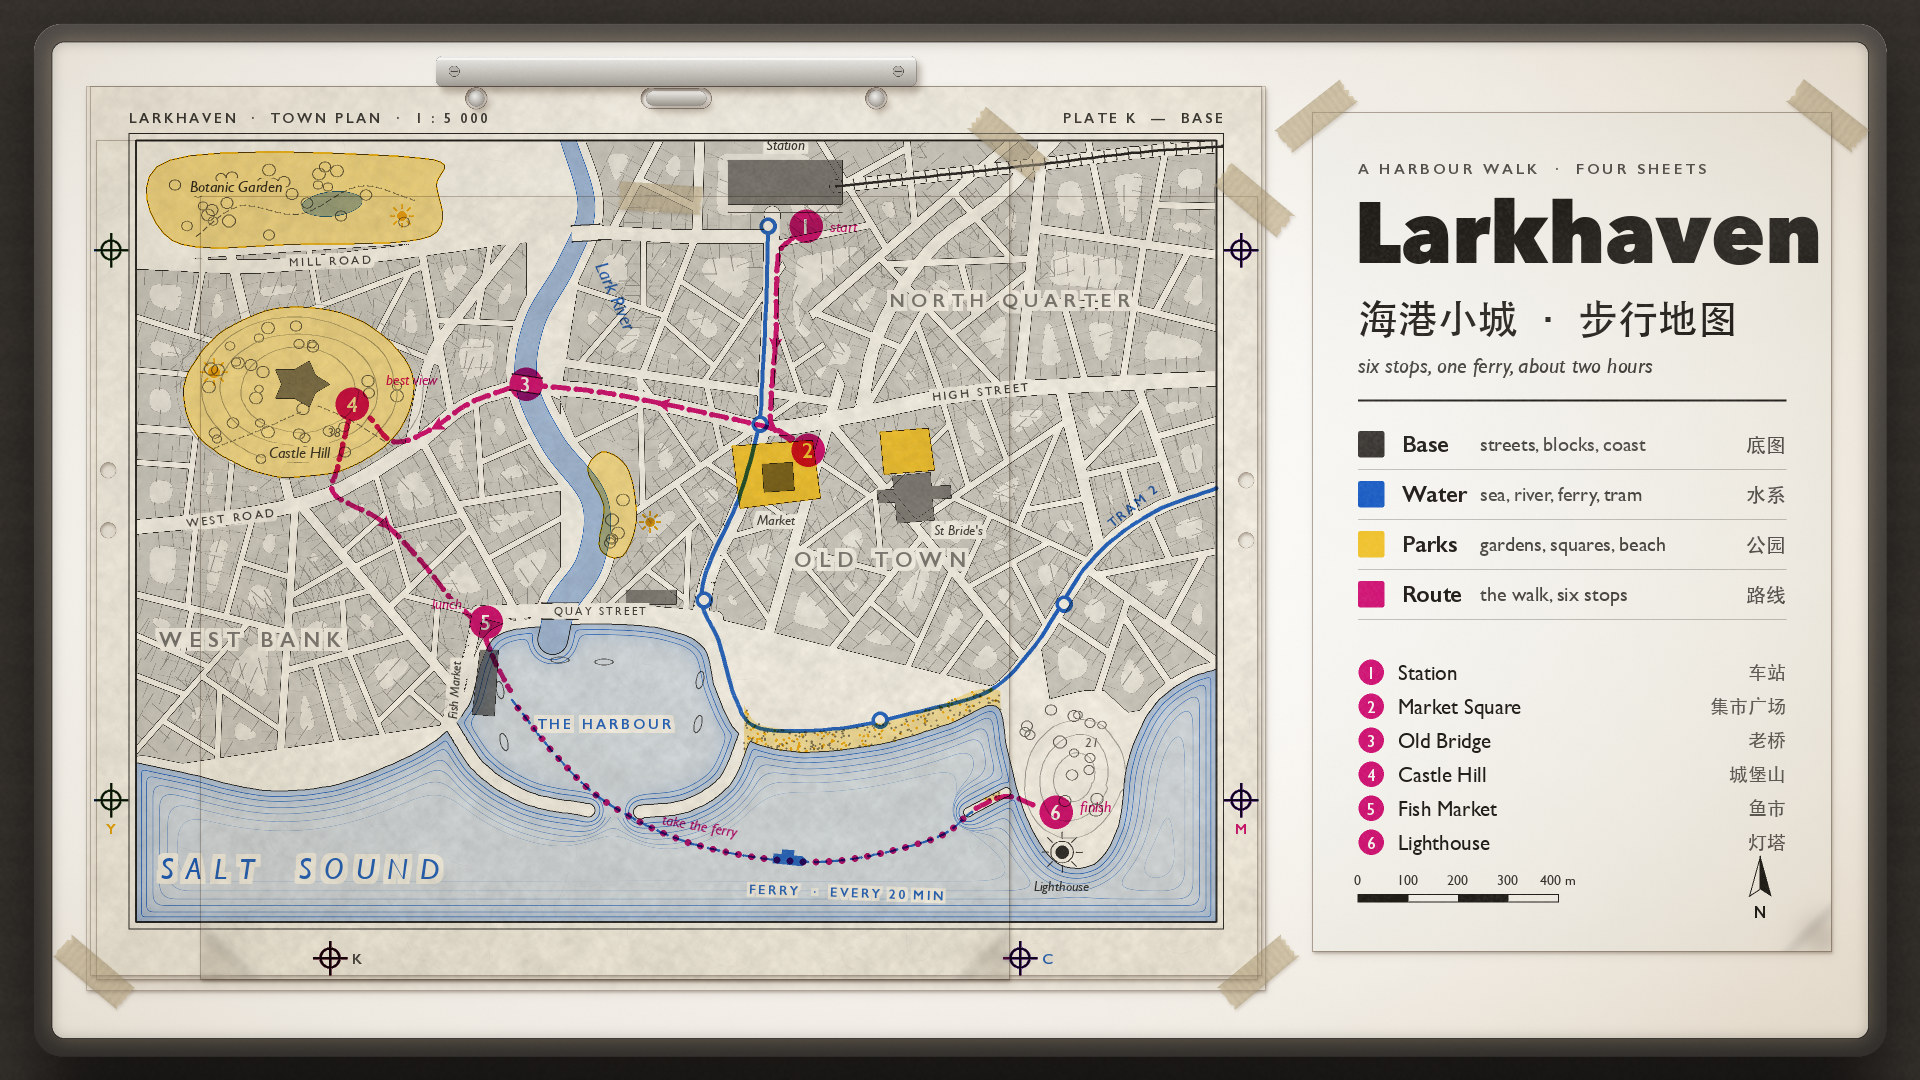

Write Python code to recreate this figure.
"""Example (overlay sheets): Larkhaven on Foot / 海港步行图 — a coastal town plan built as separations on a light
box. The base sheet hangs on a peg bar: the town in black linework with grey flat tones (blocks cut out by
recursive street splits, buildings round each block with party walls, landmarks in a darker tone, the coast,
breakwaters, a railway, contours on Castle Hill and the headland). Three translucent sheets, one ink each, come
down on their registration crosses: blue (the sea water-lined round the coast, the river, the harbour, the ferry
across the bay and tram line 2), yellow (the parks, the market squares, the beach) and magenta (a walking route
with six numbered stops that takes the ferry to the lighthouse). The inks multiply where they cross: the pond in
the botanic garden turns green, the route goes red across the parks and violet across the water. A legend card on
clear film sits beside the map. No image model.
python3 overlay_city_map.py [out.jpg] [--stages DIR]
"""
import os, sys, time
sys.path.insert(0, os.path.join(os.path.dirname(os.path.abspath(__file__)), '..', 'lib'))
import numpy as np
from overlay import Overlay
from core import spline, blur, blob_pts

out = sys.argv[1] if len(sys.argv) > 1 and not sys.argv[1].startswith('--') else 'overlay_city_map.jpg'
stages = sys.argv[sys.argv.index('--stages') + 1] if '--stages' in sys.argv else None
T0 = time.time()
tick = lambda name: print(f'{name:16s} {time.time() - T0:5.1f}s') if os.environ.get('OVERLAY_TIMING') else None

W, H = 1920, 1080
o = Overlay(W, H, seed=11, keep_stages=bool(stages))
rng = np.random.default_rng(5)
o.desk()
o.lightbox(34, 24, 1886, 1056)

# ===================================================================== layout
SX0, SY0, SW, SH = 86, 86, 1180, 905                  # base sheet (laid down)
FX0, FY0, FX1, FY1 = 136, 140, 1216, 922              # map frame
PEG_Y = 98
PEGS = [('round', 476, PEG_Y, 8), ('slot', 676, PEG_Y, 60, 14), ('round', 876, PEG_Y, 8)]
CROSS = dict(L1=(111, 250), L2=(111, 800), R1=(1241, 250), R2=(1241, 800), B1=(330, 958), B2=(1020, 958))
o.peg_bar(436, 916, 56, 86, PEGS)
frame = o.rrect(FX0, FY0, FX1, FY1)


def S(pts, per=10):
    return spline(np.asarray(pts, np.float32), per)


def tube(pts, w0, w1, per=12):
    """a mask of varying width along a spline (the river)"""
    P = S(pts, per)
    seg = np.linalg.norm(np.diff(P, axis=0), axis=1); s = np.concatenate([[0], np.cumsum(seg)])
    t = np.arange(0, s[-1], 1.5)
    x, y = np.interp(t, s, P[:, 0]), np.interp(t, s, P[:, 1])
    r = (w0 + (w1 - w0) * t / s[-1]) / 2
    m = np.zeros((H, W), np.float32)
    for xi, yi, ri in zip(x, y, r):
        x0, x1, y0, y1 = int(xi - ri - 2), int(xi + ri + 3), int(yi - ri - 2), int(yi + ri + 3)
        Y, X = np.mgrid[y0:y1, x0:x1]
        np.maximum(m[y0:y1, x0:x1], np.clip(ri - np.hypot(X - xi, Y - yi) + 0.5, 0, 1), out=m[y0:y1, x0:x1])
    return m, P


# ===================================================================== geography
COAST = [(FX0 - 4, 762), (190, 774), (262, 790), (330, 786), (392, 764), (436, 740), (468, 706), (482, 660), (500, 634),
         (548, 626), (612, 624), (668, 630), (704, 648), (716, 690), (742, 736), (800, 752), (880, 744), (948, 724),
         (996, 706), (1008, 752), (1026, 816), (1056, 862), (1094, 864), (1118, 826), (1128, 760), (1152, 708),
         (1186, 680), (FX1 + 4, 668)]
coast = S(COAST, 8)
land = o.poly(np.vstack([[(FX0 - 4, FY0 - 4), (FX1 + 4, FY0 - 4)], coast[::-1]]))
breakw = np.maximum(o.band(S([(450, 724), (480, 768), (528, 798), (588, 810)]), 13),
                    o.band(S([(744, 738), (724, 782), (686, 806), (640, 812)]), 13))
jetty = o.band([(1006, 792), (968, 812)], 9)
land = np.maximum(land, np.maximum(breakw, jetty)) * frame
river, RIV = tube([(566, FY0 - 6), (586, 206), (566, 264), (534, 322), (526, 382), (552, 442), (594, 500), (590, 560),
                   (562, 604), (552, 640)], 15, 30)
river *= frame
land = np.clip(land - river, 0, 1)
sea = np.clip(frame - land - river, 0, 1)
water = np.clip(sea + river, 0, 1)
tick('geography')

# ---- main roads (white bands carved out of the blocks), parks and squares
ROADS = dict(
    station_rd=([(772, 214), (770, 300), (766, 380), (762, 428), (742, 500), (712, 566), (700, 612)], 16),
    high_st=([(526, 384), (612, 394), (700, 412), (770, 428), (858, 414), (960, 394), (1060, 386), (FX1 + 6, 378)], 16),
    west_rd=([(526, 384), (468, 404), (410, 448), (330, 494), (240, 516), (FX0 - 6, 528)], 15),
    mill_rd=([(FX0 - 6, 262), (260, 266), (400, 252), (520, 236), (586, 232), (680, 236), (770, 236)], 14),
    quay_rd=([(478, 612), (560, 610), (640, 612), (716, 618)], 14),
    west_quay=([(478, 612), (470, 650), (458, 690), (446, 724)], 11),
    east_quay=([(716, 618), (722, 668), (738, 714), (750, 734)], 11),
    promenade=([(748, 728), (820, 730), (900, 716), (960, 700), (1000, 688), (1040, 640), (1092, 560), (1150, 512), (FX1 + 6, 486)], 14),
    north_rd=([(860, 414), (880, 330), (930, 250), (1000, 196), (1060, FY0 - 6)], 13),
    east_rd=([(1060, 386), (1080, 470), (1100, 552)], 12),
    castle_rd=([(410, 448), (430, 360), (470, 300), (520, 236)], 11),
    lane_lh=([(1004, 694), (1022, 760), (1046, 820), (1060, 848)], 8),
)
road = np.zeros((H, W), np.float32)
for pts, w in ROADS.values():
    road = np.maximum(road, o.band(S(pts), w))
RAIL = S([(836, 186), (930, 176), (1040, 164), (1140, 152), (FX1 + 6, 146)])
rail = o.band(RAIL, 13)
CASTLE_HILL = blob_pts(300, 392, 116, 84, rough=0.07, seed=3)
park_castle = o.poly(CASTLE_HILL, smooth=True)
park_botanic = o.poly([(170, 160), (420, 158), (436, 186), (430, 236), (300, 244), (172, 240)], smooth=True)
park_river = o.poly([(604, 452), (628, 470), (636, 520), (622, 556), (600, 548), (604, 506), (588, 470)], smooth=True)
park_head = o.poly([(1006, 712), (1046, 700), (1104, 694), (1124, 760), (1100, 840), (1062, 850), (1030, 800)], smooth=True) * land
sq_market = o.poly([(732, 446), (812, 440), (820, 498), (740, 508)])
sq_church = o.poly([(880, 432), (928, 428), (934, 470), (884, 474)])
beach = np.clip(o.offset(sea, 20) - sea, 0, 1) * land * (o.poly([(744, 700), (1000, 680), (1000, 800), (744, 800)]))
open_space = np.clip(park_castle + park_botanic + park_river + park_head + sq_market + sq_church + beach, 0, 1)
tick('roads/parks')

# ---- blocks: recursive street splits inside each district
def subdivide(m, oy, ox, gaps, max_area, jitter, depth, blocks, splits):
    area = float(m.sum())
    if area < 160: return
    ys, xs = np.nonzero(m > 0.5)
    if len(xs) < 20: return
    cx, cy = xs.mean(), ys.mean()
    ev, V = np.linalg.eigh(np.cov(np.stack([xs, ys])))
    if 3.46 * np.sqrt(max(ev[0], 0)) < 12: return                # a sliver between a street and a park: leave it open
    if area < max_area * rng.uniform(0.6, 1.4) or depth > 10:
        blocks.append((m, oy, ox)); return
    ax = V[:, 1]
    a = np.arctan2(ax[1], ax[0]) + rng.normal(0, jitter)
    ax = np.array([np.cos(a), np.sin(a)])
    proj = (xs - cx) * ax[0] + (ys - cy) * ax[1]
    t = np.quantile(proj, rng.uniform(0.38, 0.62))
    px, py = cx + ax[0] * t, cy + ax[1] * t
    Y, X = np.mgrid[0:m.shape[0], 0:m.shape[1]].astype(np.float32)
    sd = (X - px) * ax[0] + (Y - py) * ax[1]
    g = gaps[min(depth, len(gaps) - 1)]
    splits.append((ox + px, oy + py, -ax[1], ax[0], g, m.shape, oy, ox))
    for part in (m * np.clip(sd - g / 2 + 0.5, 0, 1), m * np.clip(-sd - g / 2 + 0.5, 0, 1)):
        yy, xx = np.nonzero(part > 0.02)
        if not len(xx): continue
        y0, y1, x0, x1 = yy.min(), yy.max() + 1, xx.min(), xx.max() + 1
        subdivide(part[y0:y1, x0:x1], oy + y0, ox + x0, gaps, max_area, jitter, depth + 1, blocks, splits)


buildable = land * (1 - np.clip(road + rail + open_space + o.offset(river, 7) - river, 0, 1))
buildable = np.clip(buildable - np.clip(o.offset(water, 9) - water, 0, 1), 0, 1)          # a quay / embankment strip along the water
DISTRICTS = [   # polygon, street gaps by depth, max block area, angle jitter
    ([(586, 236), (770, 236), (860, 414), (1060, 386), (1100, 552), (1000, 688), (716, 618), (560, 610), (600, 500), (560, 400)], (11, 9, 7, 6), 3600, 0.20),
    ([(FX0, 262), (526, 236), (526, 384), (468, 404), (330, 494), (FX0, 528)], (10, 8, 6), 4200, 0.12),
    ([(FX0, 528), (330, 494), (468, 404), (526, 384), (560, 400), (560, 610), (446, 724), (FX0, 770)], (10, 8, 7, 6), 3600, 0.18),
    ([(586, 236), (770, 236), (770, FY0), (586, FY0)], (10, 8), 5200, 0.1),
    ([(770, 236), (860, 414), (1060, 386), (FX1, 378), (FX1, FY0), (770, FY0)], (11, 9, 7), 5600, 0.10),
    ([(1100, 552), (1060, 386), (FX1, 378), (FX1, 486), (1150, 512)], (9, 7), 4200, 0.12),
    ([(1040, 640), (1092, 560), (1150, 512), (FX1, 486), (FX1, 668), (1152, 708), (1128, 712), (1104, 690), (1050, 700)], (9, 7), 3000, 0.15),
]
blocks, splits = [], []
for poly, gaps, amax, jit in DISTRICTS:
    dm = buildable * o.poly(poly)
    yy, xx = np.nonzero(dm > 0.02)
    if not len(xx): continue
    y0, y1, x0, x1 = yy.min(), yy.max() + 1, xx.min(), xx.max() + 1
    subdivide(dm[y0:y1, x0:x1], y0, x0, gaps, amax, jit, 0, blocks, splits)
B = np.zeros((H, W), np.float32)
for m, oy, ox in blocks:
    np.maximum(B[oy:oy + m.shape[0], ox:ox + m.shape[1]], m, out=B[oy:oy + m.shape[0], ox:ox + m.shape[1]])
inner = o.offset(B, -13)
band_b = np.clip(B - inner, 0, 1)
tick('blocks')

# party walls: short ticks across the building band, square to every street edge
ticks = []
for (x, y, dx, dy, g, shp, oy, ox) in splits:
    nx, ny = dy, -dx
    L = np.hypot(*shp) / 2 + 4
    s = -L
    while s < L:
        s += rng.uniform(10, 22)
        bx, by = x + dx * s, y + dy * s
        for sg in (1, -1):
            a = (bx + nx * sg * (g / 2 - 1), by + ny * sg * (g / 2 - 1))
            b = (bx + nx * sg * (g / 2 + 15), by + ny * sg * (g / 2 + 15))
            ticks.append([a, b])
for pts, w in list(ROADS.values()):
    P = S(pts)
    seg = np.linalg.norm(np.diff(P, axis=0), axis=1); cs = np.concatenate([[0], np.cumsum(seg)])
    s = 0.0
    while s < cs[-1]:
        s += rng.uniform(10, 22)
        i = min(np.searchsorted(cs, s), len(P) - 1)
        d = P[i] - P[max(i - 1, 0)]; d = d / (np.linalg.norm(d) + 1e-6); n = np.array([-d[1], d[0]])
        bx, by = np.interp(s, cs, P[:, 0]), np.interp(s, cs, P[:, 1])
        for sg in (1, -1):
            ticks.append([(bx + n[0] * sg * (w / 2 - 1), by + n[1] * sg * (w / 2 - 1)), (bx + n[0] * sg * (w / 2 + 15), by + n[1] * sg * (w / 2 + 15))])
tick('party walls')

# landmarks (darker tone)
LANDMARKS = dict(
    station=[(728, 160), (842, 160), (842, 204), (728, 204)],
    market_hall=[(762, 464), (792, 462), (794, 490), (764, 492)],
    church=[(892, 476), (930, 472), (931, 486), (950, 485), (951, 498), (932, 499), (934, 520), (897, 523), (895, 502), (878, 503), (877, 490), (894, 489)],
    fish_market=[(480, 650), (498, 650), (494, 716), (472, 714)],
    customs=[(626, 590), (676, 590), (676, 604), (626, 604)],
)
castle = blob_pts(300, 384, 30, 24, rough=0.02, n=10, seed=1)
castle = np.array([(300 + (x - 300) * (1.0 if i % 2 == 0 else 0.62), 384 + (y - 384) * (1.0 if i % 2 == 0 else 0.62)) for i, (x, y) in enumerate(castle)])
LANDMARKS['castle'] = castle.tolist()

# ===================================================================== the base sheet (K): black linework, grey tones
base = o.sheet(SX0, SY0, SW, SH, 'base', ink='black')
base.punch(476, PEG_Y, 10.5); base.punch_slot(676, PEG_Y, 70, 20); base.punch(876, PEG_Y, 10.5)
base.fill(band_b, 0.20)
base.fill(inner * B, 0.06)
base.lines(ticks, 0.8, 0.5)
base.knock(np.clip(1 - band_b * 1.2, 0, 1) * (1 - B))       # ticks only inside the building band
base.fill(o.edge(B, 1.1), 1.0)
base.fill(o.edge(inner * B, 0.7) * B, 0.45)
for k, pts in LANDMARKS.items():
    m = o.poly(pts)
    base.fill(m, 0.62); base.fill(o.edge(m, 1.2), 1.0)
# coast, quays, breakwaters, river banks stay white: their lines are on the blue sheet; the land edge is printed here
base.fill(o.edge(np.clip(land + river, 0, 1), 1.8), 1.0)
for pm in (park_castle, park_botanic, park_river, sq_market, sq_church):
    base.fill(o.edge(pm, 1.0), 0.8)
# parks: tree symbols and paths
for pm, n, seed in ((park_castle, 34, 1), (park_botanic, 26, 2), (park_head, 16, 3), (park_river, 6, 4)):
    ys, xs = np.nonzero(o.offset(pm, -9) > 0.9)
    if not len(xs): continue
    r2 = np.random.default_rng(seed)
    pick = r2.choice(len(xs), size=min(n, len(xs)), replace=False)
    for i in pick:
        rr = r2.uniform(4, 6.5)
        base.line(o.circle_pts(xs[i], ys[i], rr), 1.0, 0.75, closed=True)
base.line(S([(196, 236), (240, 206), (300, 214), (360, 186), (414, 200)]), 1.2, 0.8, dash=(5, 4))
base.line(S([(214, 448), (260, 430), (300, 412)]), 1.2, 0.8, dash=(5, 4))
base.line(S([(392, 446), (350, 420), (318, 406)]), 1.2, 0.8, dash=(5, 4))
# contours: Castle Hill and the headland
for k, f in enumerate([1.05, 0.86, 0.68, 0.5]):
    base.line(blob_pts(298, 390, 116 * f, 84 * f, rough=0.06, seed=10 + k), 0.9, 0.42, closed=True, smooth=False)
for k, f in enumerate([0.9, 0.62, 0.36]):
    base.line(blob_pts(1074, 778, 54 * f, 70 * f, rough=0.08, seed=20 + k, rot=0.3), 0.9, 0.42, closed=True)
base.text('38', 334, 432, 13, 'map_italic', 0.8)
base.text('21', 1092, 742, 13, 'map_italic', 0.8)
# railway: line with cross ticks; platforms
base.line(RAIL, 3.0, 1.0)
P = RAIL; seg = np.linalg.norm(np.diff(P, axis=0), axis=1); cs = np.concatenate([[0], np.cumsum(seg)])
rt = []
for s in np.arange(6, cs[-1], 12):
    x, y = np.interp(s, cs, P[:, 0]), np.interp(s, cs, P[:, 1])
    i = min(np.searchsorted(cs, s), len(P) - 1); d = P[i] - P[i - 1]; d /= np.linalg.norm(d); n = (-d[1], d[0])
    rt.append([(x - n[0] * 5, y - n[1] * 5), (x + n[0] * 5, y + n[1] * 5)])
base.lines(rt, 1.2, 1.0)
base.lines([[(842, 172), (840, 172)], [(728, 212), (842, 212)]], 1.0, 0.8)
# bridges over the river: parapets
for (bx, by, ang, ln) in [(526, 384, 8, 30), (586, 233, -4, 28), (560, 611, 0, 36)]:
    a = np.deg2rad(ang); d = np.array([np.cos(a), np.sin(a)]); n = np.array([-d[1], d[0]])
    for sg in (1, -1):
        c = np.array([bx, by]) + n * sg * 8
        base.line([c - d * ln / 2, c + d * ln / 2], 1.6, 1.0)
# moored boats in the harbour
for (bx, by, a) in [(500, 690, 80), (504, 742, 76), (700, 680, 100), (698, 724, 104), (560, 660, 0), (604, 662, 0)]:
    base.line(o.circle_pts(0, 0, 9, 3.4) @ np.array([[np.cos(np.deg2rad(a)), np.sin(np.deg2rad(a))], [-np.sin(np.deg2rad(a)), np.cos(np.deg2rad(a))]]) + (bx, by), 1.0, 0.85, closed=True)
# lighthouse
base.circle(1062, 852, 6.5); base.line(o.circle_pts(1062, 852, 11), 1.1, 1.0, closed=True)
for a in range(0, 360, 45):
    t = np.deg2rad(a); base.line([(1062 + np.cos(t) * 14, 852 + np.sin(t) * 14), (1062 + np.cos(t) * 20, 852 + np.sin(t) * 20)], 1.0, 0.9)
# beach stipple
base.stipple(beach, 170, 0.8, 0.6, seed=4)
tick('base drawing')

# labels
LAB = dict(halo=3.5)
base.text('OLD TOWN', 880, 560, 21, 'map_bold', 0.62, spacing=7, **LAB)
base.text('WEST BANK', 250, 640, 21, 'map_bold', 0.62, spacing=7, **LAB)
base.text('NORTH QUARTER', 1010, 300, 19, 'map_bold', 0.62, spacing=6, **LAB)
base.text('Castle Hill', 300, 452, 16, 'map_italic', 0.95, **LAB)
base.text('Botanic Garden', 236, 186, 16, 'map_italic', 0.95, **LAB)
base.text('Station', 785, 150, 15, 'map_italic', 0.95, anchor='mb', **LAB)
base.text('Market', 776, 520, 14, 'map_italic', 0.95, **LAB)
base.text("St Bride's", 958, 530, 14, 'map_italic', 0.95, **LAB)
base.text('Fish Market', 454, 690, 13, 'map_italic', 0.95, rot=86, **LAB)
base.text('Lighthouse', 1062, 886, 14, 'map_italic', 0.95, **LAB)
base.text('HIGH STREET', 980, 391, 12, 'map', 0.95, spacing=2.5, rot=6, **LAB)
base.text('MILL ROAD', 330, 260, 12, 'map', 0.95, spacing=2.5, rot=2, **LAB)
base.text('WEST ROAD', 230, 517, 12, 'map', 0.95, spacing=2.5, rot=7, **LAB)
base.text('QUAY STREET', 600, 611, 11, 'map', 0.95, spacing=2.2, **LAB)
# frame, margins, plate marks
base.line([(FX0, FY0), (FX1, FY0), (FX1, FY1), (FX0, FY1)], 2.2, 1.0, closed=True, cap=False)
base.line([(FX0 - 7, FY0 - 7), (FX1 + 7, FY0 - 7), (FX1 + 7, FY1 + 7), (FX0 - 7, FY1 + 7)], 0.9, 1.0, closed=True, cap=False)
base.text('LARKHAVEN  ·  TOWN PLAN  ·  1 : 5 000', FX0 - 7, 118, 14, 'map_bold', 0.9, anchor='lm', spacing=2.6)
base.text('PLATE K  —  BASE', FX1 + 7, 118, 14, 'map_bold', 0.9, anchor='rm', spacing=2.6)
base.text('K', 352, 958, 15, 'map_bold', 0.9, anchor='lm')
for c in CROSS.values():
    base.cross(*c, size=17, r=9.5)
tick('base done')

# ===================================================================== blue sheet (C): water, ferry, tram -- on the pegs
blue = o.sheet(90, SY0, 1172, 890, 'tracing', ink='blue')
blue.punch(476, PEG_Y, 10.5); blue.punch_slot(676, PEG_Y, 70, 20); blue.punch(876, PEG_Y, 10.5)
near = np.clip(blur(1 - sea, 13) * 1.6, 0, 1) * sea
blue.fill(sea * (0.16 + 0.22 * near))
harbour = o.poly([(466, 616), (724, 616), (750, 742), (644, 818), (584, 816), (446, 728)])
for k, d in enumerate([5, 10, 16, 23, 31, 41]):
    keep = sea * frame * (1 - harbour * (k >= 2))
    blue.fill(o.contour(np.clip(1 - sea, 0, 1), d, 1.05 - 0.06 * k) * keep, 0.95 - 0.1 * k)
blue.fill(river, 0.40)
blue.fill(o.edge(river, 1.3) * frame * (1 - sea), 1.0)
for (bx, by, ang, ln) in [(526, 384, 8, 30), (586, 233, -4, 28), (560, 611, 0, 36)]:      # bridge decks cover the water
    a = np.deg2rad(ang); d = np.array([np.cos(a), np.sin(a)]); n = np.array([-d[1], d[0]])
    c = np.array([bx, by])
    blue.knock(o.poly([c - d * ln / 2 - n * 8, c + d * ln / 2 - n * 8, c + d * ln / 2 + n * 8, c - d * ln / 2 + n * 8]))
pond = o.ellipse(332, 204, 30, 12, rot=-6)
blue.fill(pond, 0.42); blue.fill(o.edge(pond, 1.2), 1.0)
# ferry across the bay, with the boat on its way
FERRY = S([(512, 700), (560, 760), (612, 806), (700, 846), (820, 862), (930, 840), (972, 812)])
blue.line(FERRY, 2.4, 1.0, dash=(11, 7))
fx, fy, fa = 790, 860, np.deg2rad(6)
hull = np.array([(-17, -5), (12, -5), (19, 0), (12, 5), (-17, 5)], np.float32)
R = np.array([[np.cos(fa), np.sin(fa)], [-np.sin(fa), np.cos(fa)]], np.float32)
blue.fill(hull @ R + (fx, fy), 1.0)
blue.fill(np.array([(-8, -3), (4, -3), (4, 3), (-8, 3)], np.float32) @ R + (fx, fy - 7), 1.0)
blue.text('FERRY  ·  EVERY 20 MIN', 846, 892, 13, 'map_bold', 1.0, spacing=2.4, rot=-2, halo=3)
# tram line 2
TRAM = S([(768, 222), (766, 300), (762, 380), (758, 428), (738, 500), (708, 566), (702, 604), (718, 640), (736, 700), (760, 728),
          (840, 728), (920, 711), (990, 690), (1036, 644), (1090, 562), (1150, 514), (FX1, 488)])
blue.line(TRAM, 4.2, 1.0)
for (sx, sy) in [(768, 226), (760, 424), (704, 600), (880, 720), (1064, 604)]:      # stops: station, market, harbour, beach, headland
    blue.circle(sx, sy, 8.5)
    blue.knock(o.circle(sx, sy, 4.6))
blue.text('TRAM 2', 1132, 506, 13, 'map_bold', 1.0, spacing=2.4, rot=39, halo=3)
# water names
blue.text('S A L T    S O U N D', 300, 868, 30, 'map_italic', 1.0, spacing=2, halo=5)
blue.text('THE HARBOUR', 604, 724, 14, 'map_bold', 1.0, spacing=3.2, halo=4)
blue.text('Lark River', 616, 296, 19, 'map_italic', 1.0, rot=-66, halo=3)
for c in CROSS.values():
    blue.cross(*c, size=17, r=9.5)
blue.text('C', 1042, 958, 15, 'map_bold', 1.0, anchor='lm')
tick('blue')

# ===================================================================== yellow sheet (Y): parks, squares, the beach
yel = o.sheet(96, 140, 914, 840, 'drafting', ink='yellow', curl=('br', 66))
yel.punch(108, 470, 7.5); yel.punch(108, 530, 7.5)
for pm in (park_castle, park_botanic, park_river):
    yel.fill(pm, 0.52)
    yel.fill(o.edge(pm, 2.6), 1.5)
for sq in (sq_market, sq_church):
    yel.fill(sq, 1.0)
    yel.fill(o.edge(sq, 2.0), 1.8)
yel.fill(beach, 0.42)
yel.stipple(beach, 110, 1.0, 1.6, seed=9)
for (sx, sy, r) in [(214, 372, 13), (402, 216, 11), (650, 522, 10)]:                     # the sunniest benches
    yel.circle(sx, sy, r * 0.45, cover=1.8)
    for a in range(0, 360, 45):
        t = np.deg2rad(a)
        yel.line([(sx + np.cos(t) * r * 0.7, sy + np.sin(t) * r * 0.7), (sx + np.cos(t) * r, sy + np.sin(t) * r)], 1.6, 1.8)
for c in ('L1', 'L2', 'B1'):
    yel.cross(*CROSS[c], size=17, r=9.5)
yel.text('Y', 111, 828, 15, 'map_bold', 1.6, anchor='mm')
tick('yellow')

# ===================================================================== magenta sheet (M): the walk, six stops
mag = o.sheet(200, 196, 1058, 784, 'tracing', ink='magenta', curl=('bl', 70))
mag.punch(1246, 480, 7.5); mag.punch(1246, 540, 7.5)
STOPS = [(806, 226), (808, 450), (526, 384), (352, 404), (486, 622), (1056, 812)]
WALK = [
    S([(792, 238), (778, 258), (776, 330), (771, 400), (772, 426), (790, 440)]),
    S([(792, 438), (770, 428), (700, 412), (612, 394), (542, 386)]),
    S([(510, 388), (468, 404), (430, 430), (394, 442), (370, 418)]),
    S([(348, 422), (338, 466), (334, 494), (380, 520), (420, 560), (450, 598), (470, 616)]),
]
for seg in WALK:
    mag.line(seg, 5.0, 1.0, dash=(15, 8))
    P = seg; cs = np.concatenate([[0], np.cumsum(np.linalg.norm(np.diff(P, axis=0), axis=1))])
    sm = cs[-1] * 0.55; i = np.searchsorted(cs, sm)
    mag.arrow((np.interp(sm, cs, P[:, 0]), np.interp(sm, cs, P[:, 1])), P[min(i + 1, len(P) - 1)] - P[max(i - 1, 0)], 15)
ferry_walk = FERRY
cs = np.concatenate([[0], np.cumsum(np.linalg.norm(np.diff(ferry_walk, axis=0), axis=1))])
dots = [(np.interp(s, cs, ferry_walk[:, 0]), np.interp(s, cs, ferry_walk[:, 1])) for s in np.arange(10, cs[-1] - 6, 13)]
mag.dots(dots, 3.2)
mag.line(S([(486, 640), (496, 664), (510, 690)]), 5.0, 1.0, dash=(10, 7))
mag.line(S([(976, 808), (1006, 796), (1036, 806)]), 5.0, 1.0, dash=(15, 8))
for k, (sx, sy) in enumerate(STOPS):
    mag.circle(sx, sy, 16.5)
    mag.text(str(k + 1), sx, sy + 1, 21, 'map_bold', knock=True)
mag.text('start', 830, 226, 16, 'map_italic', 1.0, anchor='lm', halo=3)
mag.text('best view', 386, 380, 15, 'map_italic', 1.0, anchor='lm', halo=3)
mag.text('lunch', 462, 604, 15, 'map_italic', 1.0, anchor='rm', halo=3)
mag.text('take the ferry', 700, 826, 15, 'map_italic', 1.0, anchor='mm', rot=-10, halo=3)
mag.text('finish', 1080, 806, 16, 'map_italic', 1.0, anchor='lm', halo=3)
for c in ('R1', 'R2', 'B2', 'B1'):
    mag.cross(*CROSS[c], size=17, r=9.5)
mag.text('M', 1241, 828, 15, 'map_bold', 1.0, anchor='mm')
tick('magenta')

# ===================================================================== legend card on clear film
LX0, LY0, LX1, LY1 = 1312, 112, 1832, 952
film = o.sheet(LX0, LY0, LX1 - LX0, LY1 - LY0, 'film', ink='black', curl=('br', 60))
x = LX0 + 46
film.text('A HARBOUR WALK  ·  FOUR SHEETS', x, 168, 15, 'map_bold', 0.75, anchor='lm', spacing=3)
film.text('Larkhaven', x - 4, 236, 86, 'title', 1.0, anchor='lm')
film.text('海港小城 · 步行地图', x, 318, 40, 'cjk', 1.0, anchor='lm')
film.text('six stops, one ferry, about two hours', x, 366, 22, 'map_italic', 0.85, anchor='lm')
film.line([(x, 400), (LX1 - 46, 400)], 2.0, 1.0, cap=False)
rows = [('black', 0.9, 'Base', 'streets, blocks, coast', '底图'), ('blue', 1.0, 'Water', 'sea, river, ferry, tram', '水系'),
        ('yellow', 1.0, 'Parks', 'gardens, squares, beach', '公园'), ('magenta', 1.0, 'Route', 'the walk, six stops', '路线')]
for i, (ink, cv, a, b, zh) in enumerate(rows):
    y = 444 + i * 50
    film.fill(o.rrect(x, y - 13, x + 26, y + 13, 2), cv, ink=ink)
    film.text(a, x + 44, y, 23, 'map_bold', 1.0, anchor='lm')
    film.text(b, x + 122, y, 20, 'map', 0.8, anchor='lm')
    film.text(zh, LX1 - 46, y, 20, 'cjk', 0.75, anchor='rm')
    film.line([(x, y + 25), (LX1 - 46, y + 25)], 1.0, 0.25, cap=False)
names = [('Station', '车站'), ('Market Square', '集市广场'), ('Old Bridge', '老桥'), ('Castle Hill', '城堡山'), ('Fish Market', '鱼市'), ('Lighthouse', '灯塔')]
for i, (en, zh) in enumerate(names):
    y = 672 + i * 34
    film.circle(x + 13, y, 12.5, ink='magenta')
    film.text(str(i + 1), x + 13, y + 1, 16, 'map_bold', knock=True, halo_inks=['magenta'])
    film.text(en, x + 40, y, 21, 'map', 1.0, anchor='lm')
    film.text(zh, LX1 - 46, y, 19, 'cjk', 0.7, anchor='rm')
# scale bar and north arrow
sy = 898
for k in range(4):
    m = o.rrect(x + k * 50, sy - 4, x + (k + 1) * 50, sy + 4)
    film.fill(m, 1.0 if k % 2 == 0 else 0.0)
film.line([(x, sy - 4), (x + 200, sy - 4), (x + 200, sy + 4), (x, sy + 4)], 1.0, 1.0, closed=True, cap=False)
for k, lab in enumerate(['0', '100', '200', '300', '400 m']):
    film.text(lab, x + k * 50, sy - 18, 14, 'map', 0.9, anchor='mm')
nx, ny = LX1 - 72, 886
film.fill([(nx, ny - 30), (nx + 11, ny + 10), (nx, ny + 3)], 1.0)
film.line([(nx, ny - 30), (nx - 11, ny + 10), (nx, ny + 3)], 1.2, 1.0, closed=True)
film.text('N', nx, ny + 26, 16, 'map_bold', 1.0)
tick('film')

# ===================================================================== on the light box, stage by stage
o.lamp(0.0); o.stage('lamp_off')
o.lamp(0.5); o.stage('lamp_warm')
o.lamp(1.0); o.stage('lamp_on')
o.place(base); o.stage('base')
o.place(blue, lift=1.0, dx=8, dy=-22, rot=0.7); o.stage('blue_lifted')
o.place(blue); o.stage('blue_down')
o.place(yel, lift=1.0, dx=-34, dy=-26, rot=-1.5); o.stage('yellow_lifted')
o.place(yel); o.stage('yellow_down')
o.place(mag, lift=1.0, dx=34, dy=-30, rot=1.4); o.stage('magenta_lifted')
o.place(mag); o.stage('magenta_down')
o.place(film, lift=1.0, dx=-16, dy=-30, rot=2.2); o.stage('film_lifted')
o.place(film); o.stage('film_down')
for (cx, cy, rot) in [(94, 972, 40), (1258, 972, -40), (1008, 144, 40), (660, 198, 4), (1254, 200, 40), (1316, 116, -38), (1828, 116, 38)]:
    o.tape(cx, cy, rot=rot)
img = o.save(out, stages_dir=stages)
tick('saved')
print('saved', out)
